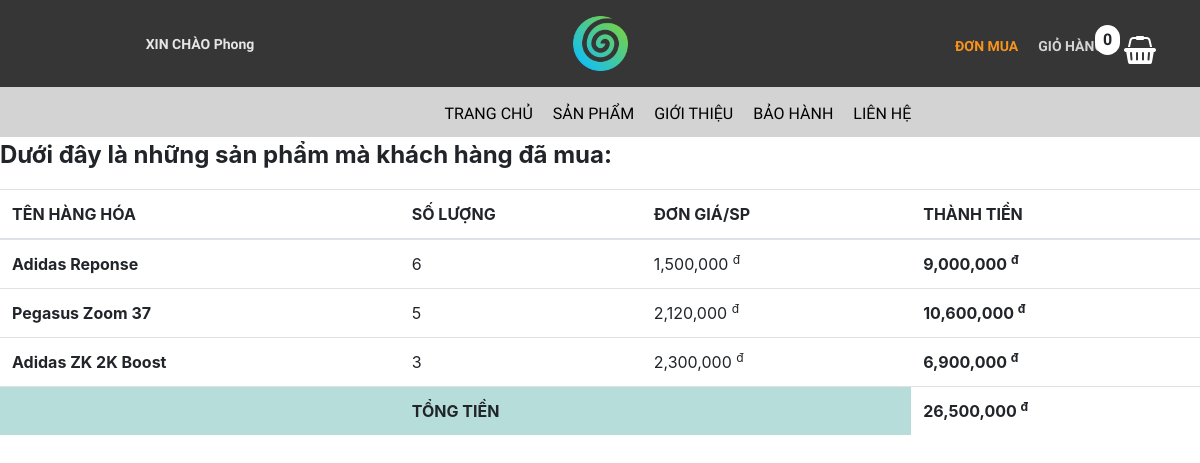
Screenshot of /trang-chinh/chi-tiet-don-mua.php?ma_hd=94 (signed in) with the database file from the repository.
### tables this page shows
CREATE TABLE `hoa_don_chi_tiet` (
  `ma_hd` int(11) NOT NULL,
  `so_luong` int(11) NOT NULL,
  `don_gia` int(11) NOT NULL,
  `ma_hh` int(11) NOT NULL
);

CREATE TABLE `hang_hoa` (
  `ma_hh` int(11) NOT NULL,
  `ten_hh` varchar(50) NOT NULL,
  `hinh` varchar(50) NOT NULL,
  `don_gia` int(11) NOT NULL,
  `giam_gia` int(11) NOT NULL,
  `mo_ta` varchar(500) NOT NULL,
  `ma_loai` int(11) NOT NULL
);

### trang-chinh/chi-tiet-don-mua.php (the view, shortened to what this page needs)
<!DOCTYPE html>
<html lang="en">
<head>
    <link rel="stylesheet" href="https://maxcdn.bootstrapcdn.com/bootstrap/4.0.0/css/bootstrap.min.css">
    <link rel="stylesheet" href="../../bigshoes/css/chi-tiet-sp/products.css">
    <link rel="stylesheet" href="../../bigshoes/css/chi-tiet-sp/plugin/css/owl.carousel.min.css">
    <link rel="stylesheet" href="../../bigshoes/css/chi-tiet-sp/plugin/css/owl.theme.default.min.css">
    <link rel="stylesheet" href="https://cdnjs.cloudflare.com/ajax/libs/font-awesome/4.7.0/css/font-awesome.min.css">
</head>
<body>
    <div class="container-fluid">
        <div class="row">
            <div class="col-md-4" style="background-color: rgb(54, 54, 54);text-align: center">
                <div class="login">
                    <?php
                    if (!isset($_SESSION['user'])) {
                    ?>
                        <a href="../../bigshoes/tai-khoan/dang-nhap.php">
                            <p><strong>ĐĂNG NHẬP / ĐĂNG KÍ</strong></p>
                        </a>
                    <?php } else { ?>
                        <a href="../../bigshoes/tai-khoan/thong-tin-tk.php">
                            <p><strong>XIN CHÀO <?= $_SESSION['user']['ho_ten'] ?></strong></p>
                        </a>
                    <?php } ?>
                </div>
            </div>
            <div class="col-md-4" style="background-color: rgb(54, 54, 54);text-align: center">
                <div class="logo">
                    <a href="index.php"><img src="../css/danh-sach-sp/img/TBT.png" alt="anh"></a>
                </div>
            </div>
            <div class="col-md-4" style="background-color: rgb(54, 54, 54);text-align: center">
                <div class="giohang" style="position: reletive;">
                    <?php
                    $sll = 0;
                    ?>
                    <span style="position: absolute;padding:3px 8px;background-color:#fff;border-radius:50px;left:295px;top:25px;"><?= $sll ?></span>
                    <ul>
                        <li style="list-style: none;">
                            <p style="font-size: 14px;">
                                <a href="don-mua.php" style="text-decoration:none;color:#f7941d;">ĐƠN MUA</a>
                            </p>
                        </li>
                        <li style="list-style: none;">
                            <p style="color: rgb(212, 212, 212);font-size: 14px;">GIỎ HÀNG</p>
                        </li>
                        <a href="danh-sach-gio-hang.php">
                            <li style="list-style: none;">
                                <i class="fa fa-shopping-basket" style="font-size:28px;color:rgb(255, 255, 255)"></i>
                            </li>
                        </a>
                    </ul>
                </div>
            </div>
        </div>
    </div>
    <div class="container-fluid">
        <div class="row">
            <div class="col-md-12" style="background-color: rgb(211, 211, 211);">
                <div class="nav">
                    <ul>
                        <li><a href="index.php">TRANG CHỦ</a></li>
                        <li><a href="danh-sach-sp.php">SẢN PHẨM</a></li>
                        <li><a href="gioi-thieu.php">GIỚI THIỆU</a></li>
                        <li><a href="bao-hanh.php">BẢO HÀNH</a></li>
                        <li><a href="lien-he.php">LIÊN HỆ</a></li>
                    </ul>
                </div>
            </div>
        </div>
    </div>
    <div id="page-wrapper">
        <div class="header">
            <?php
            if (isset($_SESSION['user'])) {
                $conn = mysqli_connect('localhost', 'root', '', 'bigshoes');
                $Total = 0;
                $result1 = mysqli_query($conn, "SELECT * FROM hoa_don_chi_tiet WHERE ma_hd = '" . $_GET['ma_hd'] . "'");
            ?>
                <div class="page-header">
                    <p style="font-size: 24px"><b>Dưới đây là những sản phẩm mà khách hàng đã mua: </b></p>
                    <table class="table table-hover">
                        <thead>
                            <tr>
                                <th>TÊN HÀNG HÓA</th>
                                <th>SỐ LƯỢNG</th>
                                <th>ĐƠN GIÁ/SP</th>
                                <th>THÀNH TIỀN</th>
                            </tr>
                        </thead>
                        <tbody>
                            <?php
                            if (!empty($result1)) {
                                foreach ($result1 as $item) {
                                    extract($item);
                                    $result2 = mysqli_query($conn, "SELECT * FROM hang_hoa WHERE ma_hh ='" . $item['ma_hh'] . "'");
                                    $detail = mysqli_fetch_assoc($result2);
                            ?>
                                    <tr>
                                        <td><b><?= $detail['ten_hh'] ?></b></td>
                                        <td><?= $so_luong ?></td>
                                        <td><?= number_format($detail['don_gia']) ?> <sup>đ</sup></td>
                                        <td><b><?= number_format($detail['don_gia'] * $so_luong);
                                                $Total += ($detail['don_gia'] * $so_luong) ?> <sup>đ</sup></b></td>
                                    </tr>
                                <?php } ?>
                                <tr>
                                    <td colspan="3" style="text-align:center;background:#B6DDDA"><b>TỔNG TIỀN</b></td>
                                    <td style="background: #01877   E;"><b><?= number_format($Total) ?> <sup>đ</sup></b></td>
                                </tr>
                        </tbody>
                    </table>
                </div>
        <?php }
                        } ?>
        </div>
    </div>
</body>
</html>

### css/chi-tiet-sp/products.css (style rules this page uses)
* { margin: 0px; padding: 0px; box-sizing: border-box; }
.login p { margin-top: 34px; color: rgb(230, 230, 230); font-size: 14px; font-family: "Roboto Condensed", sans-serif; }
.logo { padding: 13px; }
.logo img { width: 61px; }
.nav { position: relative; width: 100%; height: 50px; background-color: rgb(211, 211, 211); font-family: "Roboto Condensed", sans-serif; }
.nav ul { position: absolute; top: 0; left: 35%; }
.nav ul li { float: left; list-style: none; margin-left: 20px; font-family: "Roboto Condensed", sans-serif; font-size: 16px; margin-top: 15px; }
.nav ul li a { text-decoration: none; color: black; }
.giohang { font-weight: 600; margin-left: 120px; font-family: "Roboto Condensed", sans-serif; }
.giohang ul li { float: left; margin-left: 20px; margin-top: 20px; }

### rows the page displays
hoa_don_chi_tiet: ma_hh.ten_hh "Adidas Reponse", so_luong "6", ma_hh.don_gia "1,500,000", $detail['don_gia'] * $so_luong "9,000,000"
hoa_don_chi_tiet: ma_hh.ten_hh "Pegasus Zoom 37", so_luong "5", ma_hh.don_gia "2,120,000", $detail['don_gia'] * $so_luong "10,600,000"
hoa_don_chi_tiet: ma_hh.ten_hh "Adidas ZK 2K Boost", so_luong "3", ma_hh.don_gia "2,300,000", $detail['don_gia'] * $so_luong "6,900,000"

### other values shown
$_SESSION['user']['ho_ten'] "Phong"
$sll "0"
$Total "26,500,000"
